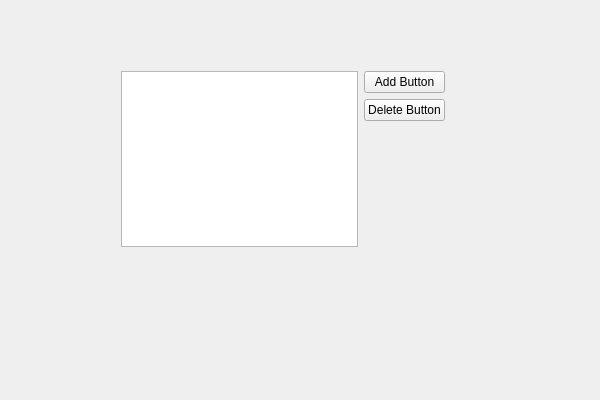
<?xml version="1.0" encoding="UTF-8"?>
<ui version="4.0">
 <class>codeClass</class>
 <widget class="QWidget" name="codeClass">
  <property name="geometry">
   <rect>
    <x>0</x>
    <y>0</y>
    <width>600</width>
    <height>400</height>
   </rect>
  </property>
  <property name="windowTitle">
   <string>code</string>
  </property>
  <widget class="QWidget" name="layoutWidget">
   <property name="geometry">
    <rect>
     <x>110</x>
     <y>60</y>
     <width>346</width>
     <height>238</height>
    </rect>
   </property>
   <layout class="QGridLayout" name="gridLayout">
    <item row="0" column="1">
     <layout class="QVBoxLayout" name="verticalLayout">
      <item>
       <widget class="QPushButton" name="addButton">
        <property name="text">
         <string>Add Button</string>
        </property>
       </widget>
      </item>
      <item>
       <widget class="QPushButton" name="deleteButton">
        <property name="text">
         <string>Delete Button</string>
        </property>
       </widget>
      </item>
      <item>
       <spacer name="verticalSpacer">
        <property name="orientation">
         <enum>Qt::Orientation::Vertical</enum>
        </property>
        <property name="sizeHint" stdset="0">
         <size>
          <width>20</width>
          <height>40</height>
         </size>
        </property>
       </spacer>
      </item>
     </layout>
    </item>
    <item row="1" column="0">
     <widget class="QLabel" name="nameLabel">
      <property name="text">
       <string>&lt;No item Selected&gt;</string>
      </property>
     </widget>
    </item>
    <item row="2" column="0">
     <widget class="QLabel" name="emailLabel">
      <property name="text">
       <string/>
      </property>
     </widget>
    </item>
    <item row="0" column="0">
     <widget class="QListWidget" name="weeklyExpenses"/>
    </item>
   </layout>
  </widget>
 </widget>
 <layoutdefault spacing="6" margin="11"/>
 <resources>
  <include location="code.qrc"/>
 </resources>
 <connections/>
</ui>
